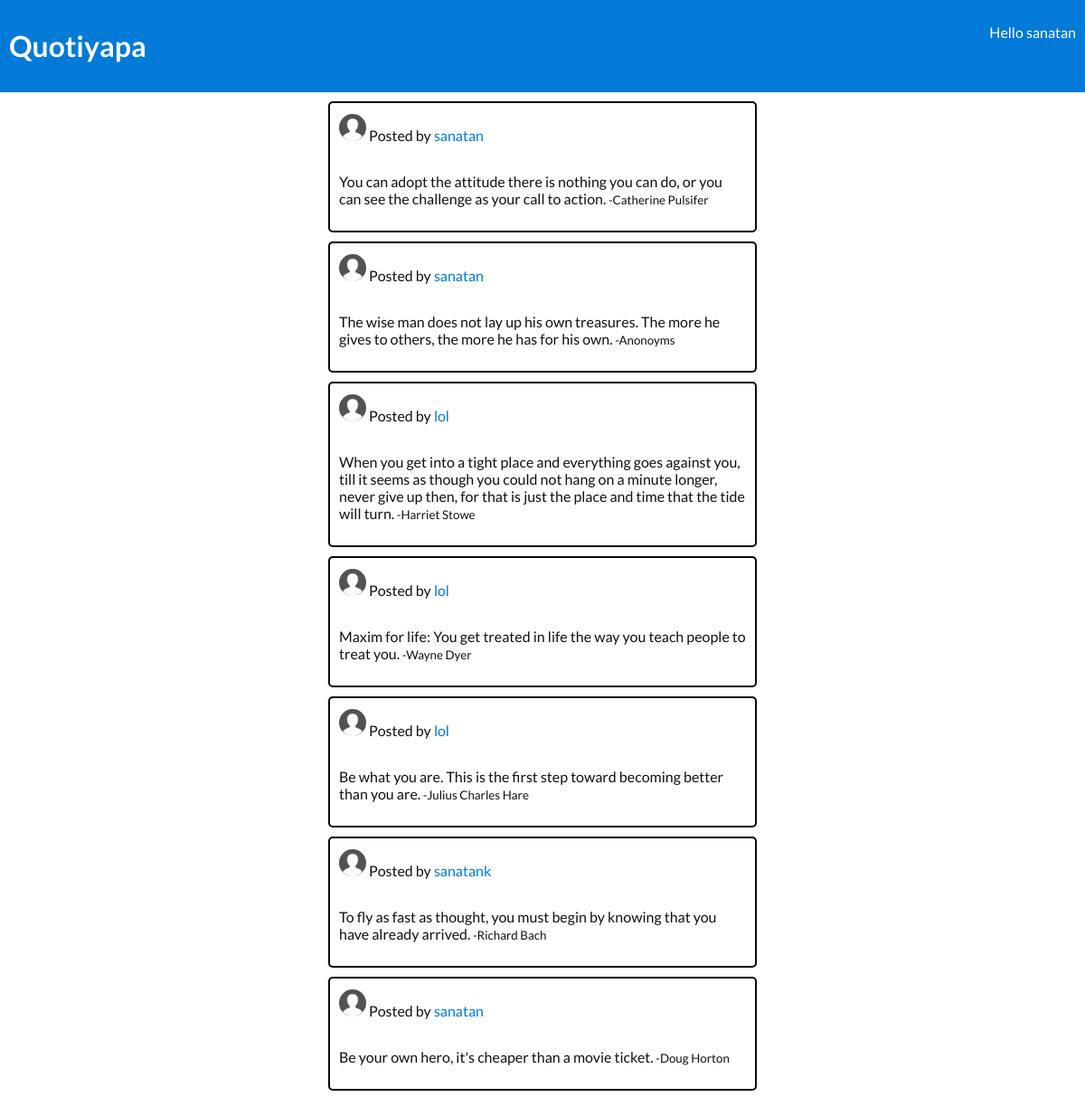
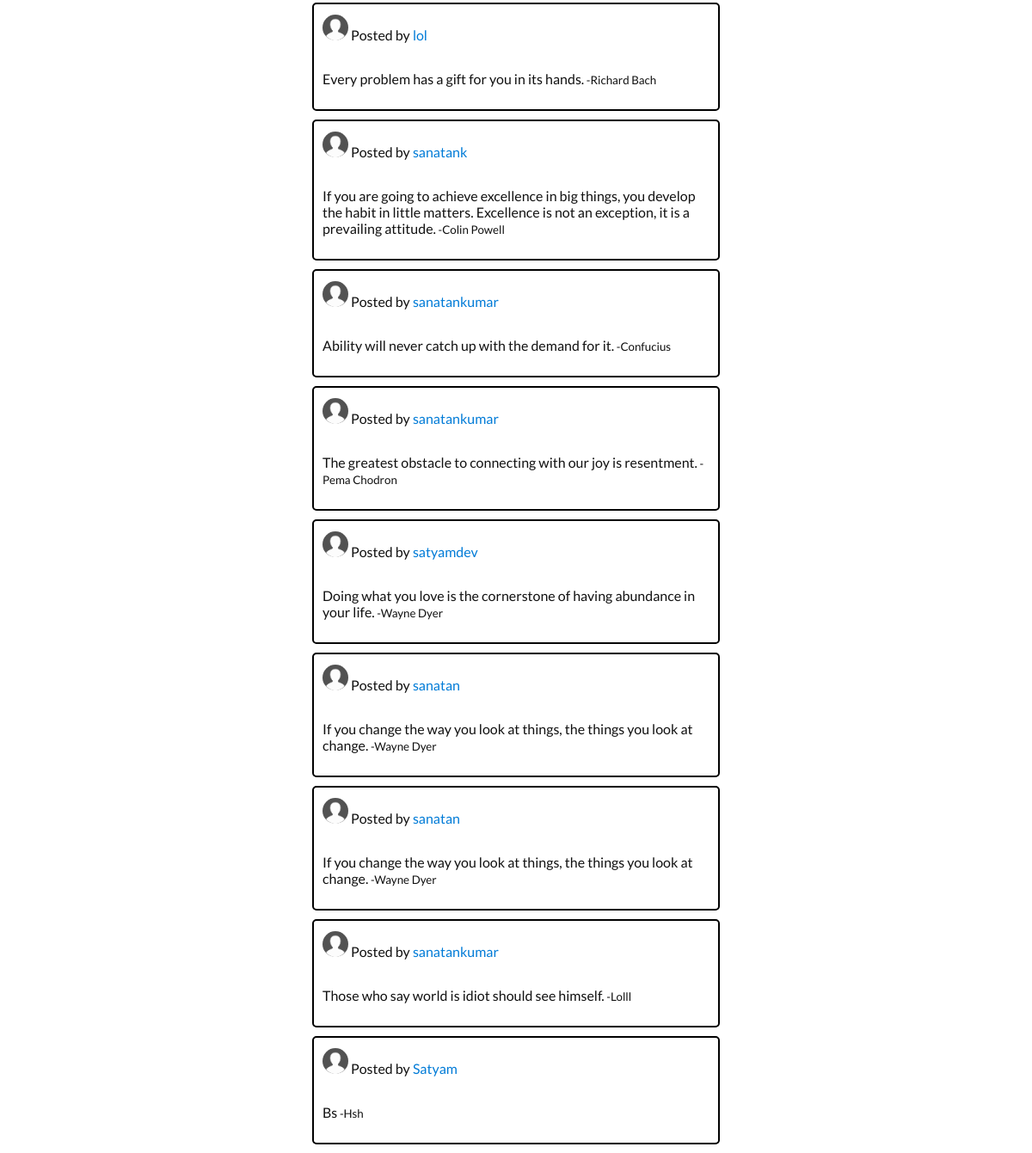
The app's page / (signed in) with its own data (2 pictures, top to bottom).
### QuoteApp/models.py (models this page shows, shortened)
class Quotes(models.Model):
    quotes = models.TextField()
    author = models.CharField(max_length=300)
    user = models.ForeignKey(settings.AUTH_USER_MODEL, default=1)
    class Meta:
        verbose_name = 'Quote'
        verbose_name_plural = 'Quotes'

### QuoteApp/views.py (the view)
# urls.py: url(r'^$', views.home, name="home"),
def home(request):
    if not request.user.is_authenticated():
        return redirect('/login')
    quotes = Quotes.objects.all()
    user = request.user
    return render(request, "home.html", {"quotes": quotes, "user": user})

### QuoteApp/templates/home.html
{% extends 'base.html' %}
{% load staticfiles %}
{% block content %}
{% block stylesheet %}
{{ block.super }}
<link rel="stylesheet" href="{% static 'css/home_page.css' %}" >
{% endblock %}
<div class="nav">
<h1 class="logo">Quotiyapa</h1>
<p class="welcome-user">Hello <a href="/profile/{{ user.username}}">{{ user.username }}</a>
</p>
</div>
     {% for i in quotes %}
        <div class="quote-block">
         <div class="quote-block-header">
         <img src="{% static 'images/user_icon.png' %}" class="user-icon">
         <p>Posted by <a href="/profile/{{ i.user}}" class="user-link">{{ i.user }}</a>
         </div></p>
        <p class="quote-text">{{ i.quotes }}<small> -{{ i.author}}</small></p>
        </div>
     {% endfor %}
{% endblock content%}

### QuoteApp/templates/base.html (shortened to what this page needs)
{% load staticfiles %}
<!doctype html>
<html>
  <head>
  {% block stylesheet %}
  <link rel="stylesheet" href="{% static 'css/main.css' %}" >
  {% endblock stylesheet %}
  </head>
  <body>
    {% block content%}{% endblock content %}
  </body>
</html>

### QuoteApp/static/css/main.css (style rules this page uses)
body { background: #fff; color: #111; font-family: 'Lato', sans-serif; }
a { text-decoration: none; color: #017bd7; }

### QuoteApp/static/css/home_page.css (style rules this page uses)
body { margin: 0px; }
.logo { display: inline-block; }
.nav { display: block; background-color: #017bd7; margin: 0; padding: 10px; color: #fff; }
.quote-block { background-color: #fff; color: #111; border-radius: 5px; padding: 10px; display: block; margin: 10px auto; width: 450px; border: 2px solid black; }
.quote-block-header img.user-icon { width: 30px; border-radius: 50%; display: inline-block; }
.quote-block-header p { display: inline-block; }
.welcome-user { display: inline-block; float: right; }
.welcome-user a { color: #fff; }

### records on screen
Quotes: user "sanatan", quotes "You can adopt the attitude there is nothing you can do, or you can see the challenge as your call to action.", author "Catherine Pulsifer"
Quotes: user "sanatan", quotes "The wise man does not lay up his own treasures. The more he gives to others, the more he has for his own.", author "Anonoyms"
Quotes: user "lol", quotes "When you get into a tight place and everything goes against you, till it seems as though you could not hang on a minute longer, never give up then, for that is just the place and time that the tide will turn.", author "Harriet Stowe"
Quotes: user "lol", quotes "Maxim for life: You get treated in life the way you teach people to treat you.", author "Wayne Dyer"
Quotes: user "lol", quotes "Be what you are. This is the first step toward becoming better than you are.", author "Julius Charles Hare"
Quotes: user "sanatank", quotes "To fly as fast as thought, you must begin by knowing that you have already arrived.", author "Richard Bach"
Quotes: user "sanatan", quotes "Be your own hero, it's cheaper than a movie ticket.", author "Doug Horton"
Quotes: user "lol", quotes "Every problem has a gift for you in its hands.", author "Richard Bach"
Quotes: user "sanatank", quotes "If you are going to achieve excellence in big things, you develop the habit in little matters. Excellence is not an exception, it is a prevailing attitude.", author "Colin Powell"
Quotes: user "sanatankumar", quotes "Ability will never catch up with the demand for it.", author "Confucius"
Quotes: user "sanatankumar", quotes "The greatest obstacle to connecting with our joy is resentment.", author "Pema Chodron"
Quotes: user "satyamdev", quotes "Doing what you love is the cornerstone of having abundance in your life.", author "Wayne Dyer"
Quotes: user "sanatan", quotes "If you change the way you look at things, the things you look at change.", author "Wayne Dyer"
Quotes: user "sanatan", quotes "If you change the way you look at things, the things you look at change.", author "Wayne Dyer"
Quotes: user "sanatankumar", quotes "Those who say world is idiot should see himself.", author "Lolll"
Quotes: user "Satyam", quotes "Bs", author "Hsh"

### other values on screen
{{ user.username }} "sanatan"
